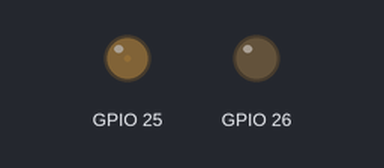
Recording of a sketch running on a simulated ESP32. Parts: output pins drawn as LEDs (lit = HIGH).

Above: at 1.15 s.
At 2.35 s:
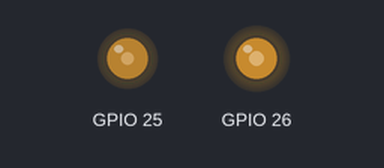
Timing chart, 0 to 3.1 s (numbered marks = the images above):
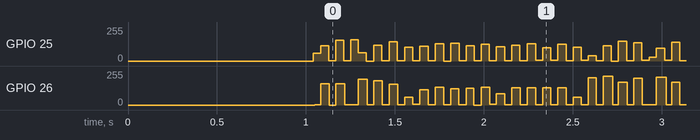

The sketch:

ESP32_DTMF.ino
```cpp
#include <driver/dac.h>

#define SECONDS_2_MICRO 1000000

// coleccion de tonos con frecuencias f1 y f2
//{0, 1, 2, 3, 4, 5, 6, 7, 8, 9, 10(*), 11(#), 12(A), 13(B), 14(C), 15(D)}
const int tones[12][2] = {
  {941,1336}, // 0
  {697,1209},{697,1336},{697,1477}, // 1, 2, 3
  {770,1209},{770,1336},{770,1477}, // 4, 5, 6
  {852,1209},{852,1336},{852,1477}, // 7, 8, 9
  {941,1209},{941,1477} // *, #
};

// lista contiene el mensaje a enviar
const int length = 10;
// * 2 0 1 9 0 9 2 8 #
const int message[length] = {
  10,2,0,1,9,0,9,2,8,11
};

// periodo de muestreo
const float sampling_period = 10e-06;

// variables de modulacion FM
float Vm = 10;
float Df = 0.01;
float Ac = 0.5;

// variables de programa
float lastTime_sample;
float samplingTime;
double acum;

volatile int counter;
hw_timer_t *timer = NULL;
portMUX_TYPE timerMux = portMUX_INITIALIZER_UNLOCKED;

void IRAM_ATTR onTimer() {
  portENTER_CRITICAL_ISR(&timerMux);
  if(counter >= length - 1) {
    counter = 0;
  } else {
    counter++;
  }
  portEXIT_CRITICAL_ISR(&timerMux);
}

void setup() {
  // monitor serial
  Serial.begin(115200);
  while(!Serial){}
  delay(500);

  dac_output_enable(DAC_CHANNEL_1);
  dac_output_enable(DAC_CHANNEL_2);

  timer = timerBegin(0,80,true);
  timerAttachInterrupt(timer,&onTimer,true);
  timerAlarmWrite(timer,1000000,true);
  timerAlarmEnable(timer);
  delay(500);
}

void loop() {
  float t_sample = micros() - lastTime_sample;

  int t = message[counter];
  int f1, f2;
  f1 = tones[t][0];
  f2 = tones[t][1];

  // muestreo de senal
  if(t_sample > sampling_period*SECONDS_2_MICRO) {

    // senal mensaje
    double m = Vm*(sin(2*PI*f1*samplingTime)
        +sin(2*PI*f2*samplingTime));
    //double m = Vm*sin(2*PI*100.0*samplingTime);

    // integrador discreto
    acum += m;

    // parte x(t) y y(t)
    double x = Ac*(cos(Df*acum)+1);
    double y = Ac*(sin(Df*acum)+1);

    int x_val = x*255;
    int y_val = y*255;

    dac_output_voltage(DAC_CHANNEL_1, x_val);
    dac_output_voltage(DAC_CHANNEL_2, y_val);

    /*Serial.print(x_val);
    Serial.printf(",");
    Serial.println(y_val);

    Serial.print(f1);
    Serial.printf(",");
    Serial.println(f2);*/

    samplingTime += sampling_period;
    lastTime_sample = micros();
  }
}
```
